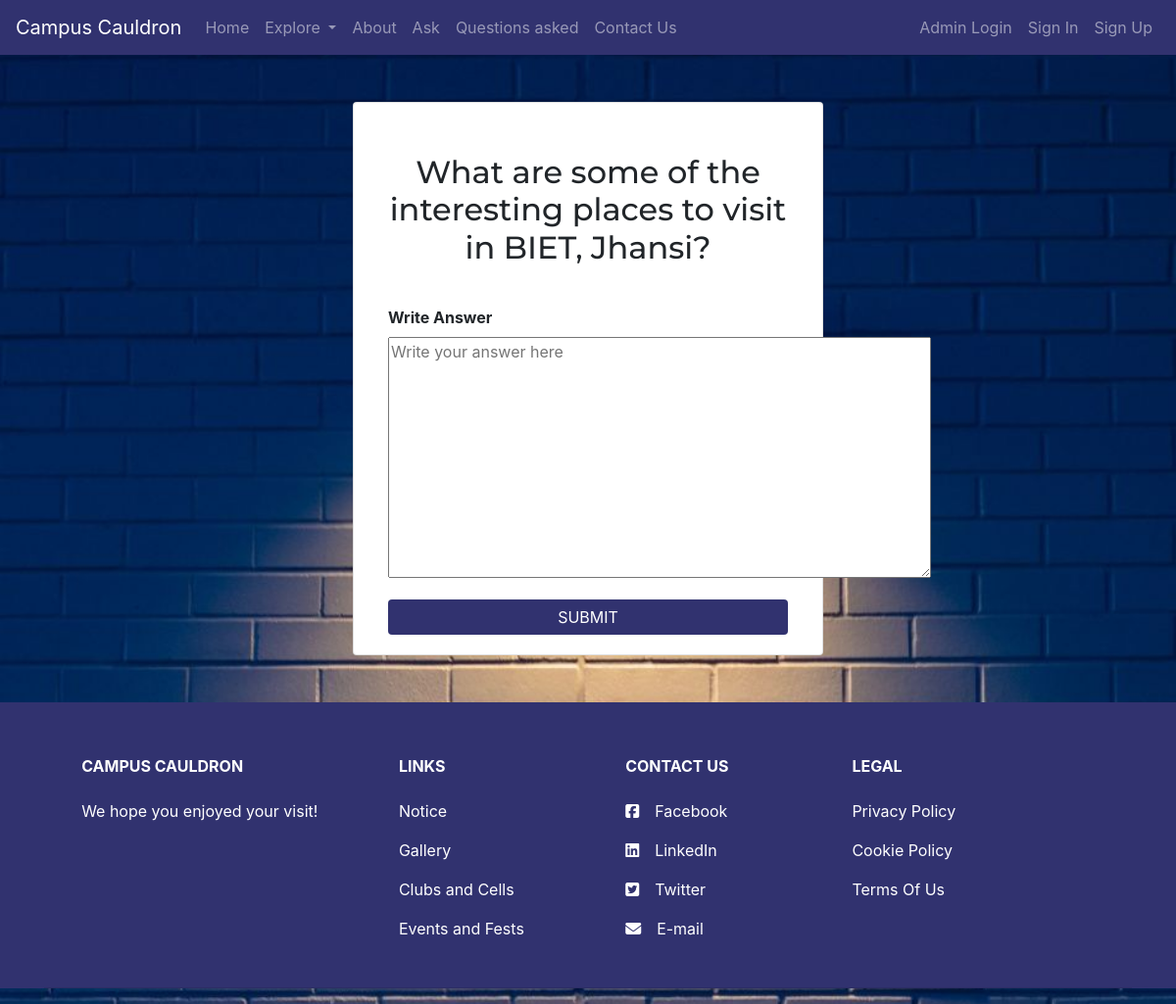
/answer_it.php?key1=15, run on an earlier commit of the app's database.
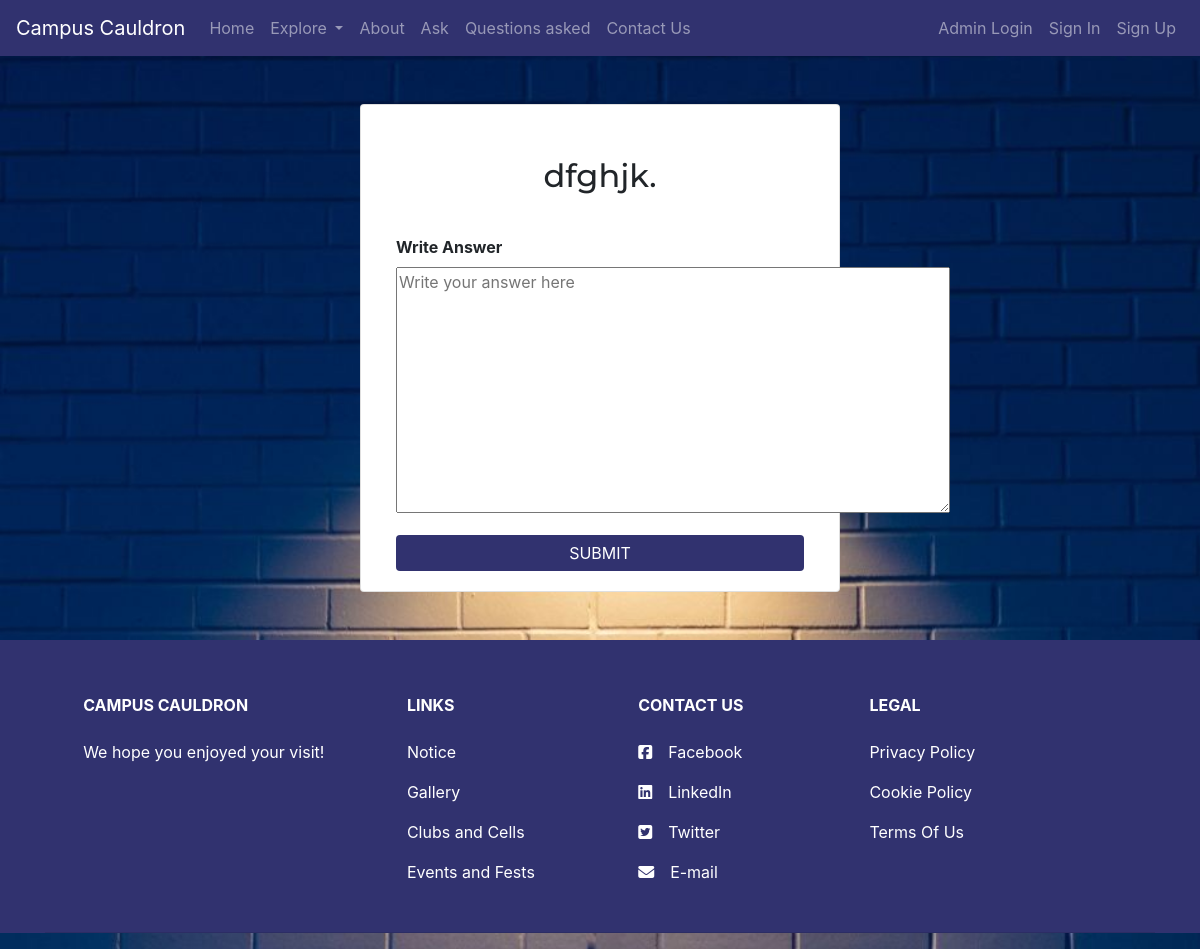
And on a later commit of the database.
### tables this page shows
CREATE TABLE `q_and_a` (
  `id` int(5) NOT NULL,
  `question` varchar(2000) NOT NULL,
  `ques_approved` tinyint(1) DEFAULT NULL,
  `ques_answered` tinyint(1) NOT NULL,
  `answer` varchar(10000) NOT NULL,
  `ans_approved` tinyint(1) DEFAULT NULL,
  `ans_by` varchar(100) NOT NULL
);

### answer_it.php (the view, shortened to what this page needs)
<?php
$mykey1 = $_REQUEST['key1'];
?>
<!DOCTYPE html>
<html lang="en" dir="ltr">
<head>
    <link rel="stylesheet" href="https://cdn.jsdelivr.net/npm/bootstrap@4.5.3/dist/css/bootstrap.min.css">
    <link rel="stylesheet" href="CSS/styles.css">
</head>
<body style="background-image: url('images/img11.jpg');
        background-repeat: no-repeat;
        background-attachment: fixed;
        background-size: cover;">
            <?php
            include 'include/navbar.php';
            ?>
    <br><br>
    <center>
        <section class="answer_it" style="width: 30rem;">
            <div class="card">
                <div class="card-body">
                    <div class="form-container">
                        <div class="row">
                            <div class="col-lg-12 white-background">
                                <h2 class="sign-up-head">
                                    <?php
                                    include 'conn.php';
                                    $sql = "select * from q_and_a where id=$mykey1";
                                    $rs_result = mysqli_query($con, $sql);
                                    $row = mysqli_fetch_assoc($rs_result);
                                    echo $row["question"];
                                    ?>
                                </h2>
                                <form action="#" method="POST">
                                    <div style="text-align:left" class="form-group">
                                        <label><b>Write Answer</b></label>
                                        <textarea name="answer" cols="52" rows="10" placeholder="Write your answer here" id="answer"></textarea>
                                    </div>
                                    <button type="submit" name="submit" class="btn btn-primary btn-block">SUBMIT</button>
                                </form>
                            </div>
                        </div>
                    </div>
                </div>
            </div>
        </section>
    </center>
    <br><br>
  <?php include 'include/footer.php' ?>
</body>
</html>

What changed in the data, as far as the page shows it:
changed q_and_a: question "What are some of the interesting places to visit in BIET, Jhansi?" → "dfghjk."
